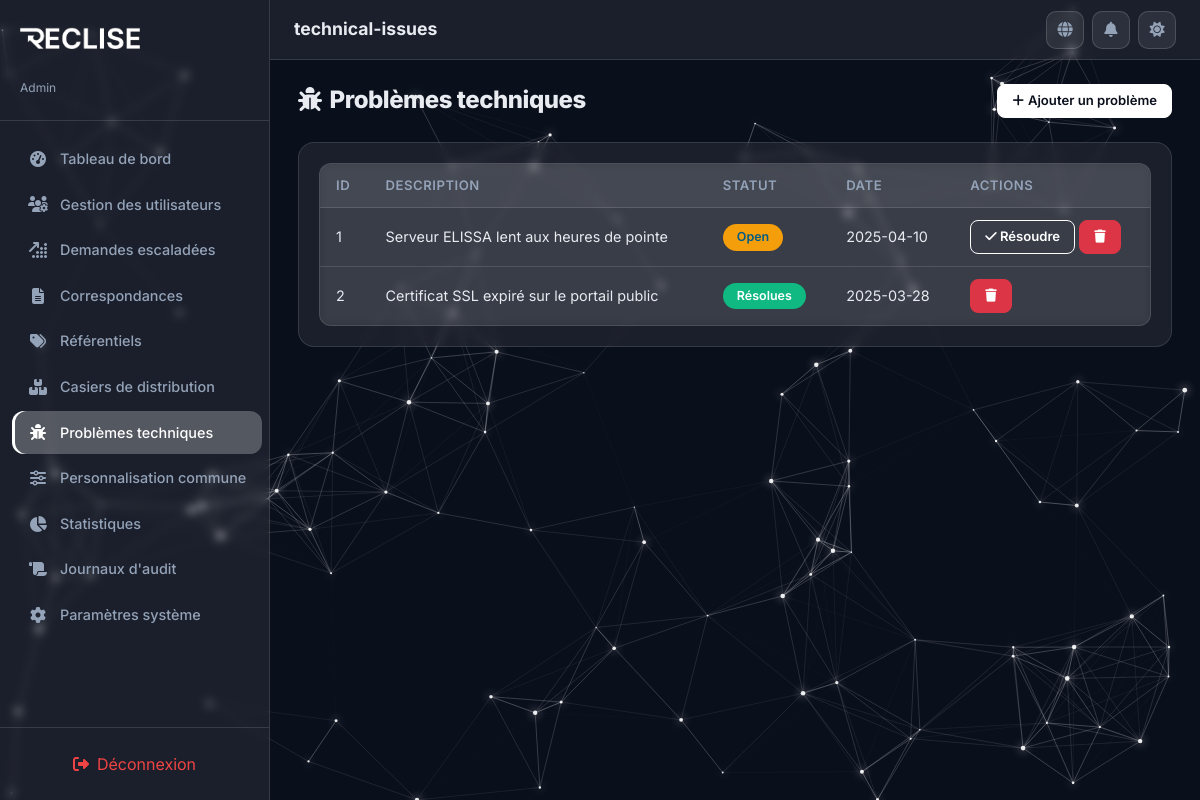
The page /PhtP/admin/technical-issues.php (signed in) on the database its author committed.
### tables this page shows
CREATE TABLE IF NOT EXISTS technical_issues (
  id          INT AUTO_INCREMENT PRIMARY KEY,
  title       VARCHAR(255)  NOT NULL,
  description TEXT          NOT NULL,
  priority    ENUM('low', 'medium', 'high') NOT NULL DEFAULT 'medium',
  status      ENUM('open', 'resolved') NOT NULL DEFAULT 'open',
  created_by  INT           DEFAULT NULL,
  resolved_at DATETIME      DEFAULT NULL,
  created_at  DATETIME      NOT NULL DEFAULT CURRENT_TIMESTAMP,
  updated_at  DATETIME      NOT NULL DEFAULT CURRENT_TIMESTAMP ON UPDATE CURRENT_TIMESTAMP,

  CONSTRAINT fk_issue_creator FOREIGN KEY (created_by) REFERENCES users(id) ON DELETE SET NULL
);

### PhtP/includes/i18n.php (called while the page is built, shortened)
<?php
function get_translations($lang = 'fr') {
    return $translations[$lang] ?? $translations['fr'];
}
function t($key, $lang = null) {
    if ($lang === null) {
        $lang = $_SESSION['lang'] ?? 'fr';
    }
    $translations = get_translations($lang);
    return $translations[$key] ?? $key;
}
?>

### PhtP/includes/functions.php (called while the page is built, shortened)
<?php
function to_camel($row) {
    $result = [];
    foreach ($row as $key => $value) {
        $camel = preg_replace_callback('/_([a-z])/', function ($m) {
            return strtoupper($m[1]);
        }, $key);
        $result[$camel] = $value;
    }
    return $result;
}
function to_camel_all($rows) {
    return array_map('to_camel', $rows);
}

### PhtP/admin/technical-issues.php (the view, shortened to what this page needs)
<?php
require_once '../includes/header.php';
$issues = to_camel_all($pdo->query("SELECT * FROM technical_issues ORDER BY created_at DESC")->fetchAll());
?>
<div class="section-header">
  <h2><i class="fas fa-bug me-2"></i><?php echo t('technicalProblems'); ?></h2>
  <button class="btn btn-neon btn-sm" onclick="showAddIssueModal()">
    <i class="fas fa-plus me-1"></i><?php echo t('addIssue'); ?>
  </button>
</div>
<div class="glass-card" style="padding:20px;">
  <?php if (empty($issues)): ?>
    <p class="text-secondary text-center padding:40px;"><?php echo t('noResults'); ?></p>
  <?php else: ?>
    <table class="table-glass">
      <thead>
        <tr>
          <th><?php echo t('id'); ?></th>
          <th><?php echo t('description'); ?></th>
          <th><?php echo t('status'); ?></th>
          <th><?php echo t('date'); ?></th>
          <th><?php echo t('actions'); ?></th>
        </tr>
      </thead>
      <tbody>
        <?php foreach ($issues as $issue): ?>
          <tr>
            <td><?= $issue['id'] ?></td>
            <td><?= htmlspecialchars($issue['description']) ?></td>
            <td><span class="status-pill <?= $issue['status'] === 'open' ? 'status-new' : 'status-resolved' ?>">
              <?php echo t($issue['status']); ?>
            </span></td>
            <td><?= date('Y-m-d', strtotime($issue['createdAt'])) ?></td>
            <td>
              <?php if ($issue['status'] === 'open'): ?>
                <button class="btn btn-sm btn-outline-neon" onclick="resolveIssue(<?= $issue['id'] ?>)">
                  <i class="fas fa-check"></i> <?php echo t('resolve'); ?>
                </button>
              <?php endif; ?>
              <button class="btn btn-sm btn-danger" onclick="deleteIssue(<?= $issue['id'] ?>)">
                <i class="fas fa-trash"></i>
              </button>
            </td>
          </tr>
        <?php endforeach; ?>
      </tbody>
    </table>
  <?php endif; ?>
</div>
<?php require_once '../includes/footer.php'; ?>

### PhtP/assets/css/styles.css (style rules this page uses)
:root { --primary-dark: #0A0F1C; --primary-light: #F5F8FA; --brand-accent: #ffffff; --neon-accent: #ffffff; --success: #10B981; --warning: #F59E0B; --danger: #EF4444; --info: #ffffff; --icon-color: #E2E0FF; --glass-bg: rgba(255, 255, 255, 0.07); --glass-border: rgba(255, 255, 255, 0.12); --text-primary: #E8ECF1; --text-secondary: #94A3B8; --sidebar-width: 270px; --topbar-height: 60px; --body-bg: #0A0F1C; --card-bg: rgba(255, 255, 255, 0.07); --card-border: rgba(255, 255, 255, 0.12); --input-bg: rgba(255, 255, 255, 0.08); --input-border: rgba(255, 255, 255, 0.15); --input-text: #E8ECF1; --modal-bg: rgba(15, 20, 40, 0.95); --shadow-glow: 0 0 15px rgba(255, 255, 255, 0.1); --table-hover: rgba(255, 255, 255, 0.05); --toast-bg: rgba(15, 20, 40, 0.92); --focus-glow: rgba(255, 255, 255, 0.25); --focus-border: #ffffff; --brand-accent-rgb: 255, 255, 255; --btn-bg: #ffffff; --btn-text: #0A0F1C; --btn-border: #ffffff; --btn-hover-bg: transparent; --btn-hover-text: #025C84; }
*, *::before, *::after { box-sizing: border-box; margin: 0; padding: 0; }
body { font-family: 'Inter', sans-serif; font-weight: 400; background: transparent; color: var(--text-primary); min-height: 100vh; overflow-x: hidden; transition: background 0.4s ease, color 0.3s ease; }
body, p, span, div, label, a, button, input, select, textarea, option, td, th, li, h1, h2, h3, h4, h5, h6, small, strong, em, b, i { font-family: 'Inter', sans-serif; }
h1, h2, h3, h4, h5, h6 { font-family: 'Inter', sans-serif; font-weight: 800; letter-spacing: -0.02em; }
.glass-card { background: var(--card-bg); -webkit-backdrop-filter: blur(4px); backdrop-filter: blur(4px); border: 1px solid var(--card-border); border-radius: 16px; padding: 24px; transition: all 0.3s ease; }
.btn-neon { background: var(--btn-bg); color: var(--btn-text) !important; border: 1px solid var(--btn-border); border-radius: 12px; padding: 12px 28px; font-weight: 600; font-size: 0.95rem; transition: all 0.3s; cursor: pointer; }
.btn-outline-neon { background: transparent; border: 1px solid var(--neon-accent); color: var(--neon-accent); border-radius: 10px; padding: 8px 20px; font-weight: 600; font-size: 0.88rem; transition: all 0.3s; cursor: pointer; }
.btn-sm { padding: 6px 14px !important; font-size: 0.82rem !important; border-radius: 8px !important; }
.status-pill { display: inline-block; padding: 4px 14px; border-radius: 20px; font-size: 0.78rem; font-weight: 600; text-transform: capitalize; }
.status-new { background: #F59E0B; color: #025c84; }
.status-resolved { background: #10B981; color: #fff; }
.table-glass { width: 100%; border-collapse: separate; border-spacing: 0; background: var(--glass-bg); -webkit-backdrop-filter: blur(4px); backdrop-filter: blur(4px); border-radius: 12px; overflow: hidden; border: 1px solid var(--glass-border); }
.table-glass thead th { background: rgba(var(--brand-accent-rgb), 0.06); padding: 12px 16px; font-size: 0.82rem; font-weight: 600; text-transform: uppercase; letter-spacing: 0.04em; color: var(--text-secondary); border-bottom: 1px solid var(--glass-border); white-space: nowrap; }
.table-glass tbody td { padding: 12px 16px; font-size: 0.9rem; border-bottom: 1px solid var(--glass-border); vertical-align: middle; }
.table-glass tbody tr:last-child td { border-bottom: none; }
.section-header { display: flex; align-items: center; justify-content: space-between; margin-bottom: 24px; flex-wrap: wrap; gap: 12px; }
.section-header h2 { font-size: 1.5rem; margin: 0; }

### rows shown on the page
technical_issues: id "1", description "Serveur ELISSA lent aux heures de pointe", status "Open", created_at "2025-04-10"
technical_issues: id "2", description "Certificat SSL expiré sur le portail public", status "Résolues", created_at "2025-03-28"

### other values the page prints
$roleLabels[$_SESSION['role']] "Admin"
t($item['label']) "Tableau de bord"
t($item['label']) "Gestion des utilisateurs"
t($item['label']) "Demandes escaladées"
t($item['label']) "Correspondances"
t($item['label']) "Référentiels"
t($item['label']) "Casiers de distribution"
t($item['label']) "Problèmes techniques"
t($item['label']) "Personnalisation commune"
t($item['label']) "Statistiques"
t($item['label']) "Journaux d'audit"
t($item['label']) "Paramètres système"
t('logout') "Déconnexion"
t($currentView ?? 'dashboard') "technical-issues"
t('technicalProblems') "Problèmes techniques"
